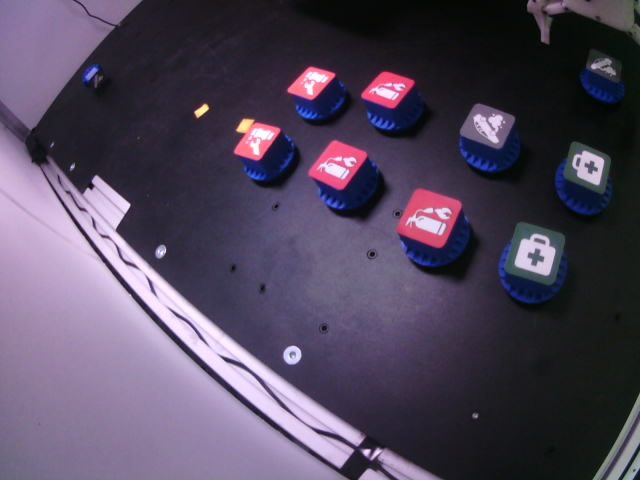
#> input picture MANIPULATOR/change_of_perspective/images/ObjectCam.jpg, 640 x 480 px, found by its file name
$ python perspect_static_pts.py
#> lines starting #> are read from the running program, lines starting #| are printed output that depends on the picture; after the words box and inside, x2 and y2 are one past the last pixel; in counts of white or black regions, pixels touching at a corner belong together
"""Программа для выделения перспективы с изображения по фиксированным точкам"""


import cv2
import numpy as np


img = cv2.imread("for_MANIPULATOR/change_of_perspective/images/ObjectCam.jpg") #загружаем изображение
#> img is the input picture: shape (480, 640, 3); mean B, G, R 92.3, 71.5, 81.7
cv2.imshow("input",img)           #выводим загруженное изображение на экран
cv2.waitKey(1)                    #задержка для отображения изображения

#отмечаем точки на исходном изображении для трансформации
pts1 = np.float32([[180,164],
                   [300,30],

                   [575,340],
                   [630,140],])


NEW_SIZE = 500 #размер в пикселях нового изображения, логично что получится квадрат
pts2 = np.float32([[0,0],[NEW_SIZE,0],[0,NEW_SIZE],[NEW_SIZE,NEW_SIZE]]) # координаты прошлых точек на новом изображении после трансформации

M = cv2.getPerspectiveTransform(pts1,pts2) #получение перспективы
dst = cv2.warpPerspective(img,M,(NEW_SIZE, NEW_SIZE))
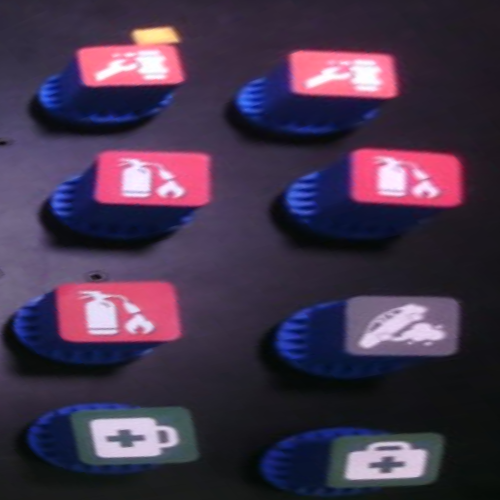
#> dst: shape (500, 500, 3); mean B, G, R 75.4, 52.8, 68.2


#псевдофункция
def nothing(x):
    ...


def trackbar(minblue=0, mingreen=0, minred=0, maxblue=255, maxgreen=255, maxred=255):
    # создание трекеров для каждого цвета

#> called with minblue = 0, mingreen = 0, minred = 0, maxblue = 255, maxgreen = 255, maxred = 255
    cv2.namedWindow( "trackbar")
    cv2.createTrackbar('minb', 'trackbar', minblue, 255, nothing)
#> slider 'minb' is set to 51
    cv2.createTrackbar('ming', 'trackbar', mingreen, 255, nothing)
#> slider 'ming' is set to 51
    cv2.createTrackbar('minr', 'trackbar', minred, 255, nothing)
#> slider 'minr' is set to 51
    cv2.createTrackbar('maxb', 'trackbar', maxblue, 255, nothing)
    cv2.createTrackbar('maxg', 'trackbar', maxgreen, 255, nothing)
    cv2.createTrackbar('maxr', 'trackbar', maxred, 255, nothing)


trackbar()


hsv = cv2.cvtColor(dst, cv2.COLOR_BGR2HSV)
#> hsv: shape (500, 500, 3); mean H, S, V 127.8, 95.6, 84.1


while True:
    #в бесконечном цикле считываем положения ползунков для получения значений цветов

    minb = cv2.getTrackbarPos('minb', 'trackbar')
    ming = cv2.getTrackbarPos('ming', 'trackbar')
    minr = cv2.getTrackbarPos('minr', 'trackbar')
    maxb = cv2.getTrackbarPos('maxb', 'trackbar')
    maxg = cv2.getTrackbarPos('maxg', 'trackbar')
    maxr = cv2.getTrackbarPos('maxr', 'trackbar')

    # применяем пороги цветов
    mask = cv2.inRange(hsv,(minb,ming,minr),(maxb,maxg,maxr))
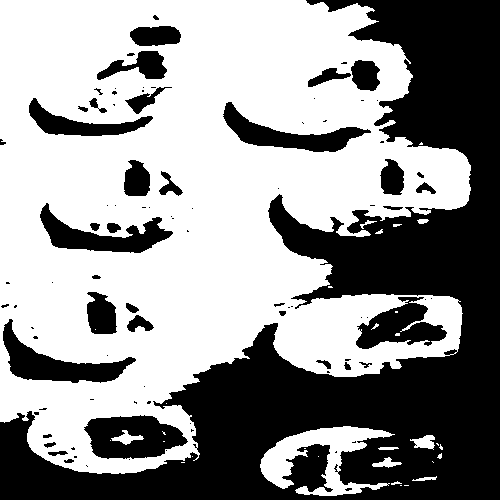
#> mask: shape (500, 500); 57.6% white; 93 black regions (55 under 20 px), largest, box (x1, y1, x2, y2) and area: (0, 0, 500, 500) 83300, (84, 415, 188, 459) 3152, (3, 319, 136, 383) 2916

    #пиксели подходящего цвета останутся своего цвета а все остальные станут черными
    result = cv2.bitwise_and(dst, dst, mask=mask)
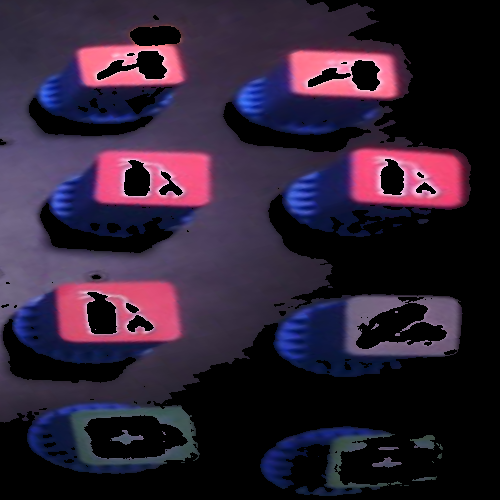
#> result: shape (500, 500, 3); mean B, G, R 52, 33.1, 47.3

    cv2.imshow('result', result)
    cv2.imshow("transform", dst)

    k = cv2.waitKey(10)
#> (key q is pressed here)
    # при нажатии на клавишу q программа завершится
    if k == ord('q'):
        break

    elif k == ord('s'):  # при нажатии клавиши s вам предложат ввести описание для значения порогового цвета и само значение сохранится в текстовый файл
        with open("trackbars_save.txt", "a") as f:
            title = input("\nEnter the description \nTo cancel, write no: ")

            if title not in ("n", "N", "no", "No", "NO"):
                f.write(f"{title}:  {minb, ming, minr}, {maxb, maxg, maxr}" +"\n")
                print("save\n")

$ run again, with MANIPULATOR/change_of_perspective/images/CarCam.jpg copied over MANIPULATOR/change_of_perspective/images/ObjectCam.jpg
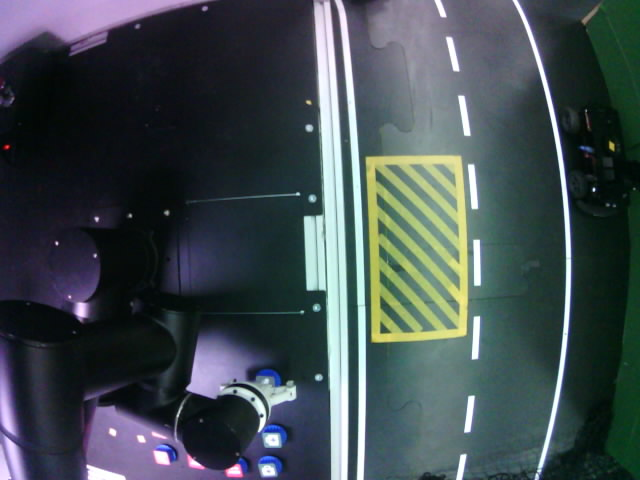
#> input picture MANIPULATOR/change_of_perspective/images/CarCam.jpg, 640 x 480 px, found by its file name
#> img is the input picture: shape (480, 640, 3); mean B, G, R 79.5, 75.9, 65.1
#> hsv: shape (500, 500, 3); mean H, S, V 90.8, 71.8, 107.3
#> `mask = cv2.inRange(hsv,(minb,ming,minr),(maxb,maxg,maxr))`:
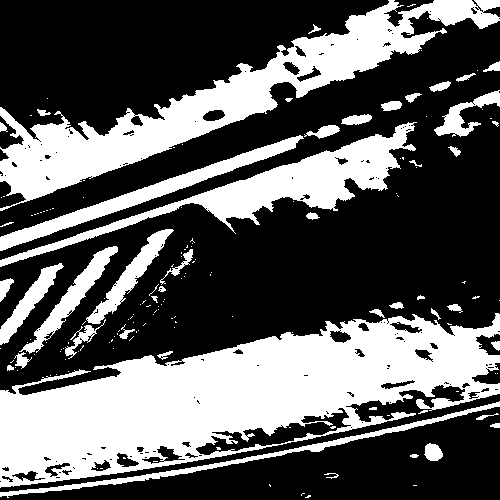
#> mask: shape (500, 500); 36.5% white; 162 white regions (115 under 20 px), largest, box (x1, y1, x2, y2) and area: (0, 313, 500, 488) 43554, (0, 0, 500, 211) 21765, (0, 122, 417, 267) 9839
#> `result = cv2.bitwise_and(dst, dst, mask=mask)`:
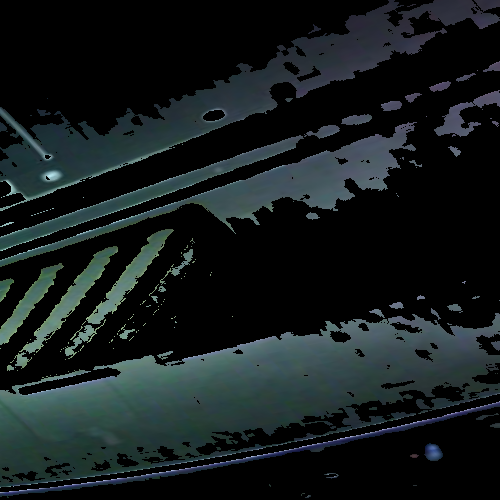
#> result: shape (500, 500, 3); mean B, G, R 29, 28, 21
